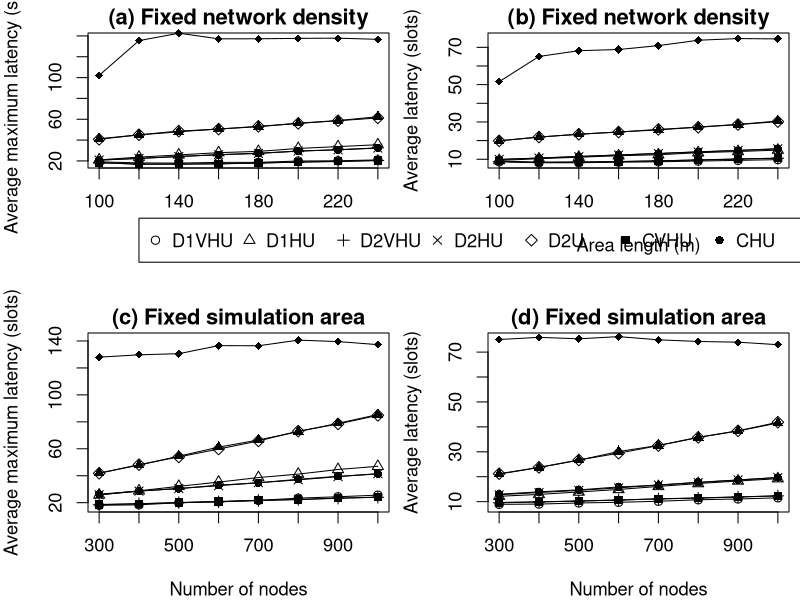

Source code (R):
pdf("ZBS-variants.pdf", width=12, height=8, family="Times")
par(xpd=NA, mfrow=c(2,2), mar=c(6,4,1.5,0.5), cex=1.1) # margin: bottom left top right

area_l <- c(100, 120, 140, 160, 180, 200, 220, 240)
num_FFD <- c(300, 400, 500, 600, 700, 800, 900, 1000)
legend <- c("D1VHU", "D1HU", "D2VHU", "D2HU", "D2U", "CVHU", "CHU", "CU", "C")
pch <- c(seq(1,5),15,16,17,18)

# # # # # # # # # # # # # # # # # Fixed density # # # # # # # # # # # # # # # # #
# # Average maximum latency # #

# D1VHU
avg_max_lat <- c(19.09, 18.11, 17.88, 18.62, 18.61, 19.90, 20.14, 20.97)
plot(area_l, avg_max_lat, type='o', pch=pch[1], ylim=c(18,138),
	xlab='Area length (m)', ylab='Average maximum latency (slots)', main='(a) Fixed network density')
legend(120, -35, legend=legend, pch=pch, ncol=9, bty='o')

# D1HU
avg_max_lat <- c(21.01, 23.63, 25.76, 27.92, 29.14, 31.98, 33.73, 35.57)
lines(area_l, avg_max_lat, type='o', pch=pch[2])

# D2VHU
avg_max_lat <- c(18.38, 16.89, 17.08, 17.21, 17.92, 18.84, 19.42, 20.47)
lines(area_l, avg_max_lat, type='o', pch=pch[3])

# D2HU
avg_max_lat <- c(20.85, 22.40, 24.23, 26.01, 27.12, 29.52, 30.66, 32.29)
lines(area_l, avg_max_lat, type='o', pch=pch[4])

# D2U
avg_max_lat <- c(40.73, 45.12, 48.63, 50.55, 53.21, 56.06, 58.57, 61.31) 
lines(area_l, avg_max_lat, type='o', pch=pch[5])

# CVHU
avg_max_lat <- c(18.28, 16.84, 16.84, 17.27, 17.98, 18.94, 19.60, 20.35)
lines(area_l, avg_max_lat, type='o', pch=pch[6])

# CHU
avg_max_lat <- c(20.74, 22.47, 24.21, 25.94, 27.43, 29.36, 30.77, 32.55)
lines(area_l, avg_max_lat, type='o', pch=pch[7])

# CU
avg_max_lat <- c(41.35, 44.96, 47.98, 50.68, 52.86, 56.17, 58.77, 62.43)
lines(area_l, avg_max_lat, type='o', pch=pch[8])

# C
avg_max_lat <- c(102.15, 135.46, 142.60, 137.22, 137.26, 137.65, 137.84, 136.73)
lines(area_l, avg_max_lat, type='o', pch=pch[9])

# # Average latency # #

# D1VHU
avg_lat <- c(8.633156, 8.140718, 8.143710, 8.445711, 8.639501, 9.054342, 9.395622, 9.812672)
plot(area_l, avg_lat, type='o', pch=pch[1], ylim=c(8,75),
	xlab='Area length (m)', ylab='Average latency (slots)', main='(b) Fixed network density')

# D1HU
avg_lat <- c(9.365611, 10.300120, 11.109248, 11.884447, 12.428119, 13.516939, 14.165949, 14.903600)
lines(area_l, avg_lat, type='o', pch=pch[2])

# D2VHU
avg_lat <- c(8.838037, 8.336745, 8.485482, 8.735454, 9.138091, 9.605691, 10.063384, 10.579800)
lines(area_l, avg_lat, type='o', pch=pch[3])

# D2HU
avg_lat <- c(9.939890, 10.640719, 11.404108, 12.308732, 13.055188, 13.918293, 14.756973, 15.639346)
lines(area_l, avg_lat, type='o', pch=pch[4])

# D2U
avg_lat <- c(19.878539, 21.917822, 23.438281, 24.595909, 26.022779, 27.156799, 28.620674, 30.176503)
lines(area_l, avg_lat, type='o', pch=pch[5])

# CVHU
avg_lat <- c(8.919318, 8.411400, 8.518859, 8.791262, 9.151941, 9.641454, 10.186824, 10.584161)
lines(area_l, avg_lat, type='o', pch=pch[6])

# CHU
avg_lat <- c(9.843791, 10.667241, 11.524022, 12.301896, 13.104550, 14.002915, 14.680621, 15.589984)
lines(area_l, avg_lat, type='o', pch=pch[7])

# CU
avg_lat <- c(19.945279, 21.901543, 23.417573, 24.632448, 25.730835, 27.287988, 28.673944, 30.504444)
lines(area_l, avg_lat, type='o', pch=pch[8])

# C
avg_lat <- c(51.575000, 65.114137, 68.197776, 68.838323, 70.928022, 73.804502, 74.698971, 74.511222)
lines(area_l, avg_lat, type='o', pch=pch[9])

# # # # # # # # # # # # # # # # # # Fixed area # # # # # # # # # # # # # # # # #
par(mar=c(4,4,1.5,0.5)) # margin: bottom left top right

# # Average maximum latency # #

# D1VHU
avg_max_lat <- c(18.04, 18.41, 19.95, 20.68, 21.69, 23.36, 24.39, 25.61)
plot(num_FFD, avg_max_lat, type='o', pch=pch[1], ylim=c(18,141),
	xlab='Number of nodes', ylab='Average maximum latency (slots)', main='(c) Fixed simulation area')

# D1HU
avg_max_lat <- c(25.74, 28.83, 32.14, 35.28, 38.65, 41.20, 44.65, 47.00)
lines(num_FFD, avg_max_lat, type='o', pch=pch[2])

# D2VHU
avg_max_lat <- c(18.45, 19.20, 19.99, 20.64, 21.58, 22.38, 23.37, 24.00)
lines(num_FFD, avg_max_lat, type='o', pch=pch[3])

# D2HU
avg_max_lat <- c(25.88, 28.61, 30.54, 32.60, 34.85, 36.93, 39.34, 41.46)
lines(num_FFD, avg_max_lat, type='o', pch=pch[4])

# D2U
avg_max_lat <- c(41.83, 48.23, 53.94, 59.81, 65.83, 73.10, 78.42, 84.83)
lines(num_FFD, avg_max_lat, type='o', pch=pch[5])

# CVHU
avg_max_lat <- c(18.69, 19.18, 20.11, 20.92, 21.75, 22.33, 23.27, 24.13)
lines(num_FFD, avg_max_lat, type='o', pch=pch[6])

# CHU
avg_max_lat <- c(26.33, 28.60, 30.45, 33.00, 34.72, 37.38, 39.54, 41.43)
lines(num_FFD, avg_max_lat, type='o', pch=pch[7])

# CU
avg_max_lat <- c(41.98, 47.87, 54.54, 61.21, 66.52, 72.73, 78.94, 85.39)
lines(num_FFD, avg_max_lat, type='o', pch=pch[8])

# C
avg_max_lat <- c(128.00, 129.72, 130.58, 136.56, 136.44, 140.62, 139.56, 137.27)
lines(num_FFD, avg_max_lat, type='o', pch=pch[9])

# # Average latency # #

# D1VHU
avg_lat <- c(8.911326, 9.018336, 9.465811, 9.736929, 10.147071, 10.750860, 11.067770, 11.527987)
plot(num_FFD, avg_lat, type='o', pch=pch[1], ylim=c(8.5,75),
	xlab='Number of nodes', ylab='Average latency (slots)', main='(d) Fixed simulation area')

# D1HU
avg_lat <- c(12.145766, 12.890715, 13.874480, 14.887266, 16.099299, 17.264806, 18.288610, 19.209590)
lines(num_FFD, avg_lat, type='o', pch=pch[2])

# D2VHU
avg_lat <- c(9.522748, 9.886576, 10.206525, 10.637270, 11.090729, 11.401455, 11.849753, 12.328218)
lines(num_FFD, avg_lat, type='o', pch=pch[3])

# D2HU
avg_lat <- c(12.766289, 13.639792, 14.520882, 15.514725, 16.700901, 17.644869, 18.718732, 19.663173)
lines(num_FFD, avg_lat, type='o', pch=pch[4])

# D2U
avg_lat <- c(21.209673, 23.746466, 26.708998, 29.437496, 32.494077, 35.789249, 38.411602, 41.863744)
lines(num_FFD, avg_lat, type='o', pch=pch[5])

# CVHU
avg_lat <- c(9.691743, 9.884853, 10.286174, 10.633576, 11.136235, 11.487778, 11.897385, 12.300913)
lines(num_FFD, avg_lat, type='o', pch=pch[6])

# CHU
avg_lat <- c(12.970214, 13.934990, 14.714850, 15.890067, 16.590730, 17.798586, 18.634638, 19.673634)
lines(num_FFD, avg_lat, type='o', pch=pch[7])

# CU
avg_lat <- c(21.068575, 23.701878, 26.658477, 30.097262, 32.577425, 35.778511, 38.385506, 41.531341)
lines(num_FFD, avg_lat, type='o', pch=pch[8])

# C
avg_lat <- c(75.044535, 75.914949, 75.333225, 76.202849, 74.931317, 74.261421, 73.977030, 72.968245)
lines(num_FFD, avg_lat, type='o', pch=pch[9])

dev.off()
